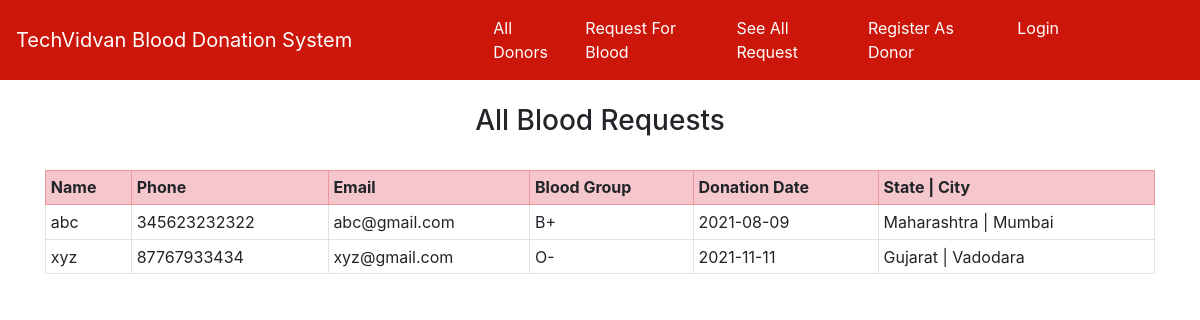
Page /see_all_request/ on the earlier database version.
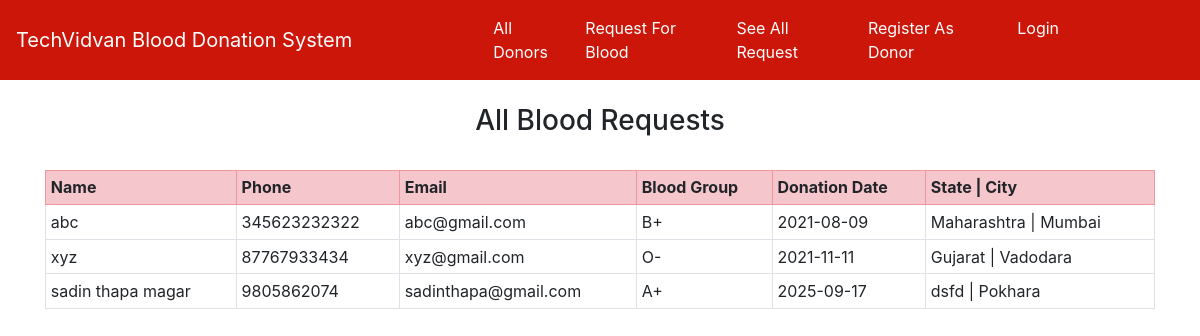
Same page on the later database version.
### home/models.py (models this page shows, shortened)
class RequestBlood(models.Model):
    name = models.CharField(max_length=100)
    email = models.EmailField()
    phone = models.CharField(max_length=20)
    state = models.CharField(max_length=200, blank=True)
    city = models.CharField(max_length=300, blank=True)
    address = models.CharField(max_length=500, blank=True)
    blood_group = models.ForeignKey(BloodGroup, on_delete=models.CASCADE)
    date = models.CharField(max_length=100, blank=True)

class BloodGroup(models.Model):
    name = models.CharField(max_length=5)
    def __str__(self):
        return self.name

### home/views.py (the view)
# urls.py: path("see_all_request/", views.see_all_request, name="see_all_request"),
def see_all_request(request):
    requests = RequestBlood.objects.all()
    return render(request, "see_all_request.html", {'requests':requests})

### home/templates/see_all_request.html (shortened to what this page needs)
{% extends 'base.html' %}
{% block body %}
<div class="container">
{% if requests %}
<h3 class="text-center">All Blood Requests</h3>
<br>
<table class="table table-sm table-bordered">
  <tr class="table-danger">
    <th>Name</th>
    <th>Phone</th>
    <th>Email</th>
    <th>Blood Group</th>
    <th>Donation Date</th>
    <th>State | City</th>
  </tr>
  {% for i in requests %}
    <tr>
      <td>{{i.name}}</td>
      <td>{{i.phone}}</td>
      <td>{{i.email}}</td>
      <td>{{i.blood_group}}</td>
      <td>{{i.date}}</td>
      <td>{{i.state}} | {{i.city}}</td>
    </tr>
  {% endfor %}
</table>
{% else %}
<h2>No Blood Request Available</h2>
{% endif %}
</div>
{% endblock %}

### home/templates/base.html (shortened to what this page needs)
<!doctype html>
<html lang="en">
<head>
    <link rel="stylesheet" href="https://stackpath.bootstrapcdn.com/bootstrap/4.5.0/css/bootstrap.min.css"
>
</head>
<body>
    <nav class="navbar navbar-expand-lg navbar-dark sticky-top">
        <a class="navbar-brand" href="/">TechVidvan Blood Donation System</a>
        <div class="collapse navbar-collapse" id="navbarNavAltMarkup">
            <div class="container w-75">
            <div class="navbar-nav">
                {% if request.user.is_authenticated %}
                <a class="nav-item nav-link active" href="/profile/">Profile</a>
                <a class="nav-item nav-link active" href="/edit_profile/">Edit Profile</a>
                <a class="nav-item nav-link active" href="/see_all_request/">See All Request</a>
                <a class="nav-item nav-link active" href="/logout/">Logout</a>
                {% else %}
                <a class="nav-item nav-link active" href="/">All Donors</a>
                <a class="nav-item nav-link active" href="/request_blood/">Request For Blood</a>
                <a class="nav-item nav-link active" href="/see_all_request/">See All Request</a>
                <a class="nav-item nav-link active" href="/become_donor/">Register As Donor</a>
                <a class="nav-item nav-link active" href="/login/">Login</a>
                {% endif %}
            </div>
        </div>
        </div>
    </nav><br>
        {% block body %}
        {% endblock %}
</body>
</html>

### home/templates/base.html (style rules this page uses)
.navbar { background-color: #cc1609; }

Differences in the rows shown:
added RequestBlood: name "sadin thapa magar", phone "9805862074", email "sadinthapa@gmail.com", blood_group "A+", date "2025-09-17", state "dsfd", city "Pokhara"
